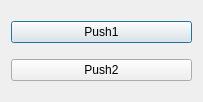
<?xml version="1.0" encoding="UTF-8"?>
<ui version="4.0">
 <class>Dialog</class>
 <widget class="QDialog" name="Dialog">
  <property name="geometry">
   <rect>
    <x>0</x>
    <y>0</y>
    <width>203</width>
    <height>102</height>
   </rect>
  </property>
  <property name="windowTitle">
   <string>Dialog</string>
  </property>
  <layout class="QVBoxLayout" name="verticalLayout">
   <item>
    <widget class="QPushButton" name="pushButton">
     <property name="text">
      <string>Push1</string>
     </property>
    </widget>
   </item>
   <item>
    <widget class="QPushButton" name="pushButton_2">
     <property name="text">
      <string>Push2</string>
     </property>
    </widget>
   </item>
  </layout>
 </widget>
 <layoutdefault spacing="6" margin="11"/>
 <resources/>
 <connections/>
</ui>
